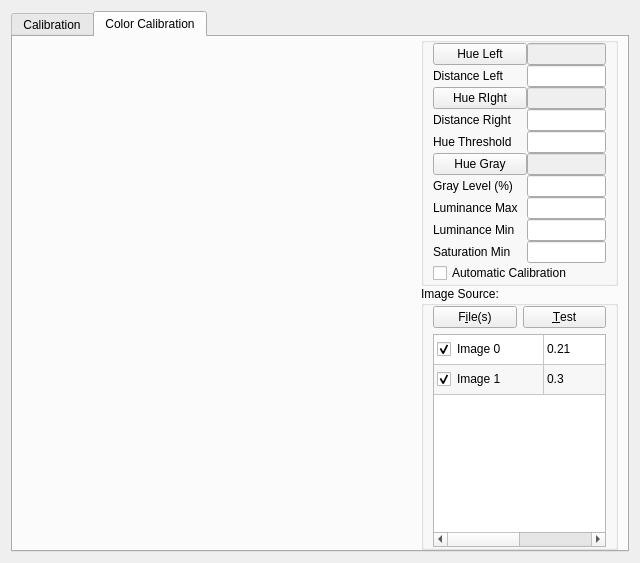
<?xml version="1.0" encoding="UTF-8"?>
<ui version="4.0">
 <class>CameraCalibrationWidget</class>
 <widget class="QWidget" name="CameraCalibrationWidget">
  <property name="geometry">
   <rect>
    <x>0</x>
    <y>0</y>
    <width>640</width>
    <height>563</height>
   </rect>
  </property>
  <property name="windowTitle">
   <string>Form</string>
  </property>
  <layout class="QGridLayout" name="gridLayout_3">
   <item row="0" column="0">
    <widget class="QFrame" name="m_mainFrame">
     <property name="sizePolicy">
      <sizepolicy hsizetype="Preferred" vsizetype="Preferred">
       <horstretch>0</horstretch>
       <verstretch>100</verstretch>
      </sizepolicy>
     </property>
     <property name="frameShape">
      <enum>QFrame::NoFrame</enum>
     </property>
     <property name="frameShadow">
      <enum>QFrame::Plain</enum>
     </property>
     <layout class="QHBoxLayout" name="horizontalLayout">
      <property name="spacing">
       <number>0</number>
      </property>
      <property name="margin">
       <number>0</number>
      </property>
      <item>
       <widget class="QSplitter" name="splitter">
        <property name="orientation">
         <enum>Qt::Horizontal</enum>
        </property>
        <widget class="QFrame" name="m_calibrationFrame">
         <property name="sizePolicy">
          <sizepolicy hsizetype="Preferred" vsizetype="Preferred">
           <horstretch>1</horstretch>
           <verstretch>0</verstretch>
          </sizepolicy>
         </property>
         <property name="minimumSize">
          <size>
           <width>220</width>
           <height>0</height>
          </size>
         </property>
         <layout class="QHBoxLayout" name="horizontalLayout_5">
          <property name="spacing">
           <number>0</number>
          </property>
          <property name="margin">
           <number>0</number>
          </property>
          <item>
           <widget class="QTabWidget" name="m_calibrationType">
            <property name="layoutDirection">
             <enum>Qt::LeftToRight</enum>
            </property>
            <property name="autoFillBackground">
             <bool>false</bool>
            </property>
            <property name="tabPosition">
             <enum>QTabWidget::North</enum>
            </property>
            <property name="currentIndex">
             <number>1</number>
            </property>
            <widget class="QWidget" name="m_metricCalibration">
             <attribute name="title">
              <string>Calibration</string>
             </attribute>
             <layout class="QGridLayout" name="gridLayout_5" columnstretch="2,0">
              <item row="0" column="0">
               <widget class="ImageGrid" name="m_imageGrid" native="true"/>
              </item>
              <item row="0" column="1">
               <widget class="QTabWidget" name="m_optionsTabs">
                <property name="minimumSize">
                 <size>
                  <width>220</width>
                  <height>0</height>
                 </size>
                </property>
                <property name="currentIndex">
                 <number>1</number>
                </property>
                <widget class="QWidget" name="m_standardOptionsPage">
                 <attribute name="title">
                  <string>&amp;Settings</string>
                 </attribute>
                 <layout class="QVBoxLayout" name="verticalLayout_2">
                  <item>
                   <widget class="QGroupBox" name="groupBox">
                    <property name="title">
                     <string>Calibration Grid</string>
                    </property>
                    <layout class="QGridLayout" name="gridLayout">
                     <property name="leftMargin">
                      <number>9</number>
                     </property>
                     <property name="horizontalSpacing">
                      <number>6</number>
                     </property>
                     <item row="0" column="0">
                      <widget class="QLabel" name="m_gridSquareSizeLabel">
                       <property name="minimumSize">
                        <size>
                         <width>0</width>
                         <height>0</height>
                        </size>
                       </property>
                       <property name="text">
                        <string>Square &amp;Size</string>
                       </property>
                       <property name="buddy">
                        <cstring>m_gridSquareSizeSpinBox</cstring>
                       </property>
                      </widget>
                     </item>
                     <item row="2" column="1">
                      <widget class="QSpinBox" name="m_gridColumnsSpinBox">
                       <property name="alignment">
                        <set>Qt::AlignRight|Qt::AlignTrailing|Qt::AlignVCenter</set>
                       </property>
                       <property name="minimum">
                        <number>0</number>
                       </property>
                       <property name="maximum">
                        <number>99</number>
                       </property>
                      </widget>
                     </item>
                     <item row="0" column="1">
                      <widget class="QDoubleSpinBox" name="m_gridSquareSizeSpinBox">
                       <property name="alignment">
                        <set>Qt::AlignRight|Qt::AlignTrailing|Qt::AlignVCenter</set>
                       </property>
                       <property name="suffix">
                        <string>cm</string>
                       </property>
                       <property name="decimals">
                        <number>1</number>
                       </property>
                       <property name="minimum">
                        <double>0.000000000000000</double>
                       </property>
                       <property name="singleStep">
                        <double>0.100000000000000</double>
                       </property>
                      </widget>
                     </item>
                     <item row="1" column="1">
                      <widget class="QSpinBox" name="m_gridRowsSpinBox">
                       <property name="alignment">
                        <set>Qt::AlignRight|Qt::AlignTrailing|Qt::AlignVCenter</set>
                       </property>
                       <property name="minimum">
                        <number>0</number>
                       </property>
                       <property name="maximum">
                        <number>99</number>
                       </property>
                      </widget>
                     </item>
                     <item row="2" column="0">
                      <widget class="QLabel" name="m_gridColumnsLabel">
                       <property name="text">
                        <string>Co&amp;lumns</string>
                       </property>
                       <property name="buddy">
                        <cstring>m_gridColumnsSpinBox</cstring>
                       </property>
                      </widget>
                     </item>
                     <item row="1" column="0">
                      <widget class="QLabel" name="m_gridRowsLabel">
                       <property name="text">
                        <string>&amp;Rows</string>
                       </property>
                       <property name="buddy">
                        <cstring>m_gridRowsSpinBox</cstring>
                       </property>
                      </widget>
                     </item>
                     <item row="3" column="0" colspan="2">
                      <widget class="QPushButton" name="m_printGridBtn">
                       <property name="enabled">
                        <bool>true</bool>
                       </property>
                       <property name="text">
                        <string>Print Checkerboard</string>
                       </property>
                      </widget>
                     </item>
                    </layout>
                   </widget>
                  </item>
                  <item>
                   <widget class="QTableWidget" name="m_imagesTableWidget">
                    <property name="sizePolicy">
                     <sizepolicy hsizetype="Expanding" vsizetype="Expanding">
                      <horstretch>0</horstretch>
                      <verstretch>0</verstretch>
                     </sizepolicy>
                    </property>
                    <property name="minimumSize">
                     <size>
                      <width>140</width>
                      <height>0</height>
                     </size>
                    </property>
                    <property name="autoScroll">
                     <bool>true</bool>
                    </property>
                    <property name="editTriggers">
                     <set>QAbstractItemView::NoEditTriggers</set>
                    </property>
                    <property name="alternatingRowColors">
                     <bool>true</bool>
                    </property>
                    <property name="selectionMode">
                     <enum>QAbstractItemView::SingleSelection</enum>
                    </property>
                    <property name="selectionBehavior">
                     <enum>QAbstractItemView::SelectRows</enum>
                    </property>
                    <property name="showGrid">
                     <bool>true</bool>
                    </property>
                    <property name="gridStyle">
                     <enum>Qt::SolidLine</enum>
                    </property>
                    <property name="cornerButtonEnabled">
                     <bool>true</bool>
                    </property>
                    <attribute name="horizontalHeaderVisible">
                     <bool>false</bool>
                    </attribute>
                    <attribute name="horizontalHeaderCascadingSectionResizes">
                     <bool>false</bool>
                    </attribute>
                    <attribute name="horizontalHeaderDefaultSectionSize">
                     <number>110</number>
                    </attribute>
                    <attribute name="horizontalHeaderShowSortIndicator" stdset="0">
                     <bool>false</bool>
                    </attribute>
                    <attribute name="horizontalHeaderStretchLastSection">
                     <bool>true</bool>
                    </attribute>
                    <attribute name="verticalHeaderVisible">
                     <bool>false</bool>
                    </attribute>
                    <attribute name="verticalHeaderShowSortIndicator" stdset="0">
                     <bool>true</bool>
                    </attribute>
                    <attribute name="verticalHeaderStretchLastSection">
                     <bool>false</bool>
                    </attribute>
                    <row>
                     <property name="text">
                      <string>New Row</string>
                     </property>
                    </row>
                    <row>
                     <property name="text">
                      <string>New Row</string>
                     </property>
                    </row>
                    <row>
                     <property name="text">
                      <string>New Row</string>
                     </property>
                    </row>
                    <row>
                     <property name="text">
                      <string>New Row</string>
                     </property>
                    </row>
                    <column>
                     <property name="text">
                      <string>Image</string>
                     </property>
                     <property name="textAlignment">
                      <set>AlignHCenter|AlignVCenter|AlignCenter</set>
                     </property>
                    </column>
                    <column>
                     <property name="text">
                      <string>Error</string>
                     </property>
                     <property name="toolTip">
                      <string>&lt;p&gt;Average reprojection error in this image&lt;/p&gt;</string>
                     </property>
                     <property name="textAlignment">
                      <set>AlignHCenter|AlignVCenter|AlignCenter</set>
                     </property>
                    </column>
                    <item row="0" column="0">
                     <property name="text">
                      <string>Image 0</string>
                     </property>
                     <property name="toolTip">
                      <string>../../capture0000.png</string>
                     </property>
                     <property name="checkState">
                      <enum>Checked</enum>
                     </property>
                    </item>
                    <item row="0" column="1">
                     <property name="text">
                      <string>0.21</string>
                     </property>
                    </item>
                    <item row="1" column="0">
                     <property name="text">
                      <string>Image 1</string>
                     </property>
                     <property name="toolTip">
                      <string>../../capture0001.png</string>
                     </property>
                     <property name="checkState">
                      <enum>Checked</enum>
                     </property>
                    </item>
                    <item row="1" column="1">
                     <property name="text">
                      <string>0.3</string>
                     </property>
                    </item>
                    <item row="2" column="0">
                     <property name="text">
                      <string>Image 2</string>
                     </property>
                     <property name="toolTip">
                      <string>../../capture0002.png</string>
                     </property>
                     <property name="checkState">
                      <enum>Checked</enum>
                     </property>
                    </item>
                    <item row="2" column="1">
                     <property name="text">
                      <string>0.22</string>
                     </property>
                    </item>
                    <item row="3" column="0">
                     <property name="text">
                      <string>Image 3</string>
                     </property>
                     <property name="toolTip">
                      <string>../../capture0003.png</string>
                     </property>
                     <property name="checkState">
                      <enum>Checked</enum>
                     </property>
                    </item>
                    <item row="3" column="1">
                     <property name="text">
                      <string>0.5</string>
                     </property>
                    </item>
                   </widget>
                  </item>
                  <item>
                   <widget class="QGroupBox" name="m_addImageGroupBox">
                    <property name="title">
                     <string>Add Image:</string>
                    </property>
                    <property name="alignment">
                     <set>Qt::AlignLeading|Qt::AlignLeft|Qt::AlignTop</set>
                    </property>
                    <property name="flat">
                     <bool>false</bool>
                    </property>
                    <layout class="QHBoxLayout" name="horizontalLayout_2" stretch="1,1,1">
                     <property name="spacing">
                      <number>0</number>
                     </property>
                     <property name="margin">
                      <number>0</number>
                     </property>
                     <item>
                      <widget class="QPushButton" name="m_fromFileBtn">
                       <property name="enabled">
                        <bool>true</bool>
                       </property>
                       <property name="text">
                        <string>F&amp;ile(s)</string>
                       </property>
                      </widget>
                     </item>
                     <item>
                      <widget class="QPushButton" name="m_captureLiveBtn">
                       <property name="text">
                        <string>Li&amp;ve</string>
                       </property>
                      </widget>
                     </item>
                     <item>
                      <widget class="QPushButton" name="m_captureCancelBtn">
                       <property name="text">
                        <string>Cancel</string>
                       </property>
                      </widget>
                     </item>
                    </layout>
                   </widget>
                  </item>
                  <item>
                   <widget class="QPushButton" name="m_calibrateBtn">
                    <property name="text">
                     <string>&amp;Calibrate</string>
                    </property>
                   </widget>
                  </item>
                 </layout>
                </widget>
                <widget class="QWidget" name="m_advancedOptionsPage">
                 <attribute name="title">
                  <string>&amp;Advanced</string>
                 </attribute>
                 <layout class="QVBoxLayout" name="verticalLayout_3">
                  <property name="margin">
                   <number>6</number>
                  </property>
                  <item>
                   <widget class="QCheckBox" name="m_zeroTangentialCheckBox">
                    <property name="toolTip">
                     <string>&lt;p&gt;Assume zero tangential distortion.  This is usually best set on unless very many images are used.&lt;/p&gt;</string>
                    </property>
                    <property name="text">
                     <string>No &amp;Tangential Distortion</string>
                    </property>
                   </widget>
                  </item>
                  <item>
                   <widget class="QCheckBox" name="m_fixPrincipalPtCheckBox">
                    <property name="toolTip">
                     <string>&lt;p&gt;Fix the principal point at the centre of the image&lt;/p&gt;</string>
                    </property>
                    <property name="text">
                     <string>Fix &amp;Principal Point</string>
                    </property>
                   </widget>
                  </item>
                  <item>
                   <widget class="QCheckBox" name="m_flipCheckBox">
                    <property name="toolTip">
                     <string>&lt;p&gt;Flip the captured images around the horizontal axis before calibration&lt;/p&gt;</string>
                    </property>
                    <property name="text">
                     <string>&amp;Flip Images</string>
                    </property>
                   </widget>
                  </item>
                  <item>
                   <widget class="QGroupBox" name="m_fixAspectRatioGroup">
                    <property name="title">
                     <string>Fix Aspect &amp;Ratio</string>
                    </property>
                    <property name="checkable">
                     <bool>true</bool>
                    </property>
                    <layout class="QHBoxLayout" name="horizontalLayout_3">
                     <item>
                      <widget class="QLabel" name="m_aspectRatioLabel">
                       <property name="text">
                        <string>&amp;Value</string>
                       </property>
                       <property name="buddy">
                        <cstring>m_aspectRatioLineEdit</cstring>
                       </property>
                      </widget>
                     </item>
                     <item>
                      <widget class="QLineEdit" name="m_aspectRatioLineEdit">
                       <property name="toolTip">
                        <string>&lt;p&gt;Fix the aspect ratio (fx/fy)&lt;/p&gt;</string>
                       </property>
                      </widget>
                     </item>
                    </layout>
                   </widget>
                  </item>
                  <item>
                   <spacer name="verticalSpacer">
                    <property name="orientation">
                     <enum>Qt::Vertical</enum>
                    </property>
                    <property name="sizeHint" stdset="0">
                     <size>
                      <width>20</width>
                      <height>287</height>
                     </size>
                    </property>
                   </spacer>
                  </item>
                 </layout>
                </widget>
                <widget class="QWidget" name="tab">
                 <attribute name="title">
                  <string>&amp;Results</string>
                 </attribute>
                 <layout class="QVBoxLayout" name="verticalLayout_5">
                  <item>
                   <widget class="QTextBrowser" name="m_resultsTextBrowser">
                    <property name="palette">
                     <palette>
                      <active>
                       <colorrole role="Base">
                        <brush brushstyle="SolidPattern">
                         <color alpha="0">
                          <red>255</red>
                          <green>255</green>
                          <blue>255</blue>
                         </color>
                        </brush>
                       </colorrole>
                      </active>
                      <inactive>
                       <colorrole role="Base">
                        <brush brushstyle="SolidPattern">
                         <color alpha="0">
                          <red>255</red>
                          <green>255</green>
                          <blue>255</blue>
                         </color>
                        </brush>
                       </colorrole>
                      </inactive>
                      <disabled>
                       <colorrole role="Base">
                        <brush brushstyle="SolidPattern">
                         <color alpha="255">
                          <red>236</red>
                          <green>233</green>
                          <blue>216</blue>
                         </color>
                        </brush>
                       </colorrole>
                      </disabled>
                     </palette>
                    </property>
                    <property name="frameShape">
                     <enum>QFrame::NoFrame</enum>
                    </property>
                    <property name="html">
                     <string>&lt;!DOCTYPE HTML PUBLIC &quot;-//W3C//DTD HTML 4.0//EN&quot; &quot;http://www.w3.org/TR/REC-html40/strict.dtd&quot;&gt;
&lt;html&gt;&lt;head&gt;&lt;meta name=&quot;qrichtext&quot; content=&quot;1&quot; /&gt;&lt;style type=&quot;text/css&quot;&gt;
p, li { white-space: pre-wrap; }
&lt;/style&gt;&lt;/head&gt;&lt;body style=&quot; font-family:'Ubuntu'; font-size:9pt; font-weight:400; font-style:normal;&quot;&gt;
&lt;p style=&quot; margin-top:0px; margin-bottom:0px; margin-left:0px; margin-right:0px; -qt-block-indent:0; text-indent:0px;&quot;&gt;&lt;span style=&quot; font-size:11pt;&quot;&gt;                                      &lt;/span&gt;&lt;/p&gt;
&lt;p style=&quot; margin-top:0px; margin-bottom:0px; margin-left:0px; margin-right:0px; -qt-block-indent:0; text-indent:0px;&quot;&gt;&lt;span style=&quot; font-size:11pt;&quot;&gt;                                                                      &lt;/span&gt;&lt;/p&gt;
&lt;p style=&quot;-qt-paragraph-type:empty; margin-top:0px; margin-bottom:0px; margin-left:0px; margin-right:0px; -qt-block-indent:0; text-indent:0px; font-family:'MS Shell Dlg 2'; font-size:8pt;&quot;&gt;&lt;br /&gt;&lt;/p&gt;&lt;/body&gt;&lt;/html&gt;</string>
                    </property>
                   </widget>
                  </item>
                 </layout>
                </widget>
               </widget>
              </item>
             </layout>
            </widget>
            <widget class="QWidget" name="m_colorCalibration">
             <attribute name="title">
              <string>Color Calibration</string>
             </attribute>
             <layout class="QGridLayout" name="gridLayout_4" columnstretch="2,1">
              <property name="topMargin">
               <number>0</number>
              </property>
              <property name="bottomMargin">
               <number>0</number>
              </property>
              <item row="0" column="0">
               <widget class="ImageGrid" name="m_imageGridColor" native="true"/>
              </item>
              <item row="0" column="1">
               <layout class="QVBoxLayout" name="verticalLayout_4">
                <property name="spacing">
                 <number>0</number>
                </property>
                <item>
                 <widget class="QGroupBox" name="colorGroupBox">
                  <property name="title">
                   <string/>
                  </property>
                  <layout class="QGridLayout" name="gridLayout_2">
                   <property name="topMargin">
                    <number>0</number>
                   </property>
                   <property name="bottomMargin">
                    <number>0</number>
                   </property>
                   <property name="verticalSpacing">
                    <number>3</number>
                   </property>
                   <item row="1" column="0">
                    <layout class="QVBoxLayout" name="verticalLayout">
                     <property name="spacing">
                      <number>0</number>
                     </property>
                     <property name="topMargin">
                      <number>0</number>
                     </property>
                     <item>
                      <layout class="QHBoxLayout" name="horizontalLayout_9" stretch="6,5">
                       <item>
                        <widget class="QPushButton" name="m_hueLeftLabel">
                         <property name="text">
                          <string>Hue Left</string>
                         </property>
                        </widget>
                       </item>
                       <item>
                        <widget class="QLineEdit" name="m_hueLeft">
                         <property name="enabled">
                          <bool>false</bool>
                         </property>
                         <property name="alignment">
                          <set>Qt::AlignCenter</set>
                         </property>
                         <property name="readOnly">
                          <bool>true</bool>
                         </property>
                        </widget>
                       </item>
                      </layout>
                     </item>
                     <item>
                      <layout class="QHBoxLayout" name="horizontalLayout_7" stretch="6,5">
                       <item>
                        <widget class="QLabel" name="label">
                         <property name="text">
                          <string>Distance Left</string>
                         </property>
                        </widget>
                       </item>
                       <item>
                        <widget class="QLineEdit" name="m_distLeft"/>
                       </item>
                      </layout>
                     </item>
                     <item>
                      <layout class="QHBoxLayout" name="horizontalLayout_18" stretch="6,5">
                       <item>
                        <widget class="QPushButton" name="m_hueRightLabel">
                         <property name="text">
                          <string>Hue RIght</string>
                         </property>
                        </widget>
                       </item>
                       <item>
                        <widget class="QLineEdit" name="m_hueRight">
                         <property name="enabled">
                          <bool>false</bool>
                         </property>
                         <property name="alignment">
                          <set>Qt::AlignCenter</set>
                         </property>
                         <property name="readOnly">
                          <bool>true</bool>
                         </property>
                        </widget>
                       </item>
                      </layout>
                     </item>
                     <item>
                      <layout class="QHBoxLayout" name="horizontalLayout_11" stretch="6,5">
                       <item>
                        <widget class="QLabel" name="label_2">
                         <property name="text">
                          <string>Distance Right</string>
                         </property>
                        </widget>
                       </item>
                       <item>
                        <widget class="QLineEdit" name="m_distRight"/>
                       </item>
                      </layout>
                     </item>
                     <item>
                      <layout class="QHBoxLayout" name="horizontalLayout_19" stretch="6,5">
                       <item>
                        <widget class="QLabel" name="label_9">
                         <property name="text">
                          <string>Hue Threshold</string>
                         </property>
                        </widget>
                       </item>
                       <item>
                        <widget class="QLineEdit" name="m_hueThreshold">
                         <property name="maxLength">
                          <number>9</number>
                         </property>
                        </widget>
                       </item>
                      </layout>
                     </item>
                     <item>
                      <layout class="QHBoxLayout" name="horizontalLayout_15" stretch="6,5">
                       <item>
                        <widget class="QPushButton" name="m_hueGrayLabel">
                         <property name="text">
                          <string>Hue Gray</string>
                         </property>
                        </widget>
                       </item>
                       <item>
                        <widget class="QLineEdit" name="m_hueGray">
                         <property name="enabled">
                          <bool>false</bool>
                         </property>
                         <property name="alignment">
                          <set>Qt::AlignCenter</set>
                         </property>
                         <property name="readOnly">
                          <bool>true</bool>
                         </property>
                        </widget>
                       </item>
                      </layout>
                     </item>
                     <item>
                      <layout class="QHBoxLayout" name="horizontalLayout_16" stretch="6,5">
                       <item>
                        <widget class="QLabel" name="label_5">
                         <property name="text">
                          <string>Gray Level (%)</string>
                         </property>
                        </widget>
                       </item>
                       <item>
                        <widget class="QLineEdit" name="m_grayPercentage">
                         <property name="placeholderText">
                          <string/>
                         </property>
                        </widget>
                       </item>
                      </layout>
                     </item>
                     <item>
                      <layout class="QHBoxLayout" name="horizontalLayout_10" stretch="6,5">
                       <item>
                        <widget class="QLabel" name="labelx">
                         <property name="text">
                          <string>Luminance Max</string>
                         </property>
                        </widget>
                       </item>
                       <item>
                        <widget class="QLineEdit" name="m_luminanceMax"/>
                       </item>
                      </layout>
                     </item>
                     <item>
                      <layout class="QHBoxLayout" name="horizontalLayout_13" stretch="6,5">
                       <item>
                        <widget class="QLabel" name="label_4">
                         <property name="text">
                          <string>Luminance Min</string>
                         </property>
                        </widget>
                       </item>
                       <item>
                        <widget class="QLineEdit" name="m_luminanceMin"/>
                       </item>
                      </layout>
                     </item>
                     <item>
                      <layout class="QHBoxLayout" name="horizontalLayout_12" stretch="6,5">
                       <item>
                        <widget class="QLabel" name="label_3">
                         <property name="text">
                          <string>Saturation Min</string>
                         </property>
                        </widget>
                       </item>
                       <item>
                        <widget class="QLineEdit" name="m_saturationMin"/>
                       </item>
                      </layout>
                     </item>
                     <item>
                      <layout class="QHBoxLayout" name="horizontalLayout_4" stretch="0">
                       <item>
                        <widget class="QCheckBox" name="m_method">
                         <property name="layoutDirection">
                          <enum>Qt::LeftToRight</enum>
                         </property>
                         <property name="text">
                          <string>Automatic Calibration</string>
                         </property>
                        </widget>
                       </item>
                      </layout>
                     </item>
                    </layout>
                   </item>
                  </layout>
                 </widget>
                </item>
                <item>
                 <widget class="QGroupBox" name="m_colorAddImageGroupBox">
                  <property name="enabled">
                   <bool>true</bool>
                  </property>
                  <property name="title">
                   <string>Image Source:</string>
                  </property>
                  <property name="flat">
                   <bool>false</bool>
                  </property>
                  <layout class="QVBoxLayout" name="verticalLayout_6">
                   <property name="topMargin">
                    <number>0</number>
                   </property>
                   <property name="bottomMargin">
                    <number>0</number>
                   </property>
                   <item>
                    <layout class="QHBoxLayout" name="horizontalLayout_6" stretch="0,0">
                     <property name="spacing">
                      <number>6</number>
                     </property>
                     <item>
                      <widget class="QPushButton" name="m_colorGetImageFromFileBtn">
                       <property name="enabled">
                        <bool>true</bool>
                       </property>
                       <property name="autoFillBackground">
                        <bool>false</bool>
                       </property>
                       <property name="text">
                        <string>F&amp;ile(s)</string>
                       </property>
                       <property name="flat">
                        <bool>false</bool>
                       </property>
                      </widget>
                     </item>
                     <item>
                      <widget class="QPushButton" name="m_colorCalibrateBtn">
                       <property name="text">
                        <string>&amp;Test</string>
                       </property>
                      </widget>
                     </item>
                    </layout>
                   </item>
                   <item>
                    <widget class="QTableWidget" name="m_imagesTableWidgetColor">
                     <property name="sizePolicy">
                      <sizepolicy hsizetype="Expanding" vsizetype="Expanding">
                       <horstretch>0</horstretch>
                       <verstretch>0</verstretch>
                      </sizepolicy>
                     </property>
                     <property name="minimumSize">
                      <size>
                       <width>140</width>
                       <height>0</height>
                      </size>
                     </property>
                     <property name="autoScroll">
                      <bool>true</bool>
                     </property>
                     <property name="editTriggers">
                      <set>QAbstractItemView::NoEditTriggers</set>
                     </property>
                     <property name="alternatingRowColors">
                      <bool>true</bool>
                     </property>
                     <property name="selectionMode">
                      <enum>QAbstractItemView::SingleSelection</enum>
                     </property>
                     <property name="selectionBehavior">
                      <enum>QAbstractItemView::SelectRows</enum>
                     </property>
                     <property name="showGrid">
                      <bool>true</bool>
                     </property>
                     <property name="gridStyle">
                      <enum>Qt::SolidLine</enum>
                     </property>
                     <property name="cornerButtonEnabled">
                      <bool>true</bool>
                     </property>
                     <property name="rowCount">
                      <number>2</number>
                     </property>
                     <attribute name="horizontalHeaderVisible">
                      <bool>false</bool>
                     </attribute>
                     <attribute name="horizontalHeaderCascadingSectionResizes">
                      <bool>false</bool>
                     </attribute>
                     <attribute name="horizontalHeaderDefaultSectionSize">
                      <number>110</number>
                     </attribute>
                     <attribute name="horizontalHeaderShowSortIndicator" stdset="0">
                      <bool>false</bool>
                     </attribute>
                     <attribute name="horizontalHeaderStretchLastSection">
                      <bool>true</bool>
                     </attribute>
                     <attribute name="verticalHeaderVisible">
                      <bool>false</bool>
                     </attribute>
                     <attribute name="verticalHeaderShowSortIndicator" stdset="0">
                      <bool>true</bool>
                     </attribute>
                     <attribute name="verticalHeaderStretchLastSection">
                      <bool>false</bool>
                     </attribute>
                     <row>
                      <property name="text">
                       <string>New Row</string>
                      </property>
                     </row>
                     <row>
                      <property name="text">
                       <string>New Row</string>
                      </property>
                     </row>
                     <column>
                      <property name="text">
                       <string>Image</string>
                      </property>
                      <property name="textAlignment">
                       <set>AlignHCenter|AlignVCenter|AlignCenter</set>
                      </property>
                     </column>
                     <column>
                      <property name="text">
                       <string>Error</string>
                      </property>
                      <property name="toolTip">
                       <string>&lt;p&gt;Average reprojection error in this image&lt;/p&gt;</string>
                      </property>
                      <property name="textAlignment">
                       <set>AlignHCenter|AlignVCenter|AlignCenter</set>
                      </property>
                     </column>
                     <item row="0" column="0">
                      <property name="text">
                       <string>Image 0</string>
                      </property>
                      <property name="toolTip">
                       <string>../../capture0000.png</string>
                      </property>
                      <property name="checkState">
                       <enum>Checked</enum>
                      </property>
                     </item>
                     <item row="0" column="1">
                      <property name="text">
                       <string>0.21</string>
                      </property>
                     </item>
                     <item row="1" column="0">
                      <property name="text">
                       <string>Image 1</string>
                      </property>
                      <property name="toolTip">
                       <string>../../capture0001.png</string>
                      </property>
                      <property name="checkState">
                       <enum>Checked</enum>
                      </property>
                     </item>
                     <item row="1" column="1">
                      <property name="text">
                       <string>0.3</string>
                      </property>
                     </item>
                    </widget>
                   </item>
                  </layout>
                 </widget>
                </item>
               </layout>
              </item>
             </layout>
            </widget>
           </widget>
          </item>
         </layout>
        </widget>
       </widget>
      </item>
     </layout>
    </widget>
   </item>
  </layout>
 </widget>
 <customwidgets>
  <customwidget>
   <class>ImageGrid</class>
   <extends>QWidget</extends>
   <header>ImageGrid.h</header>
   <container>1</container>
  </customwidget>
 </customwidgets>
 <tabstops>
  <tabstop>m_gridSquareSizeSpinBox</tabstop>
  <tabstop>m_gridRowsSpinBox</tabstop>
  <tabstop>m_gridColumnsSpinBox</tabstop>
  <tabstop>m_printGridBtn</tabstop>
  <tabstop>m_imagesTableWidget</tabstop>
  <tabstop>m_fromFileBtn</tabstop>
 </tabstops>
 <resources/>
 <connections/>
</ui>
